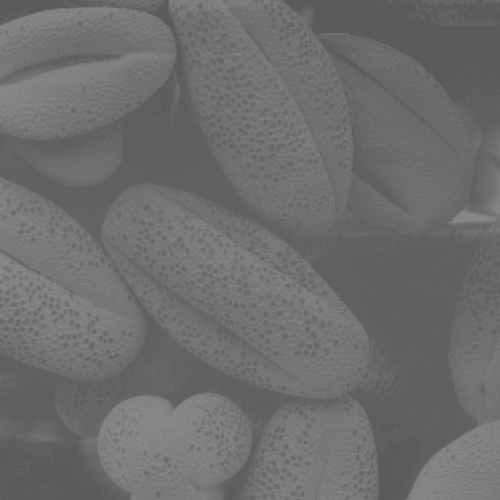
#> input picture AQ1.tif, 500 x 500 px
$ python Histogram.py
#> lines starting #> are read from the running program, lines starting #| are printed output that depends on the picture
import cv2 as cv
import numpy as np
from matplotlib import pyplot as plt

path = "AQ1.tif"
img = cv.imread(path)
#> img is the input picture: shape (500, 500, 3); min 91, max 138, mean 109.1

cv.imshow('image', img)
cv.waitKey(0)
cv.destroyAllWindows()

hist, bins = np.histogram(img.flatten(), 256, [0, 256])
#> hist = 256 values, max 57234 at index 96, min 0 at index 0, mean 2929.7; bins = 257 values from 0 to 256
cdf = hist.cumsum()
#> cdf = 256 values from 0 to 750000
cdf_normalized = cdf * float(hist.max()) / cdf.max()
#> cdf_normalized = 256 values from 0 to 57234
plt.plot(cdf_normalized, color='b')
plt.hist(img.flatten(), 256, [0, 256], color='r')
plt.xlim([0, 256])
plt.legend(('cdf', 'histogram'), loc='upper left')
plt.show()
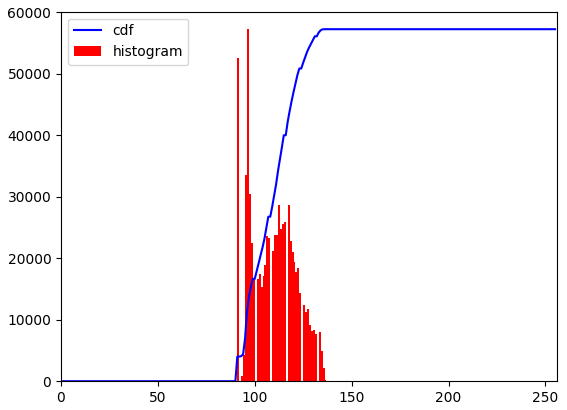
#> figure drawn by matplotlib, 1 panel; tallest bar 57234 high, from x = 96 to 97; curve peaks at x = 138, y = 57234

#> (the run stopped early here; a loop or call above may not have finished)
